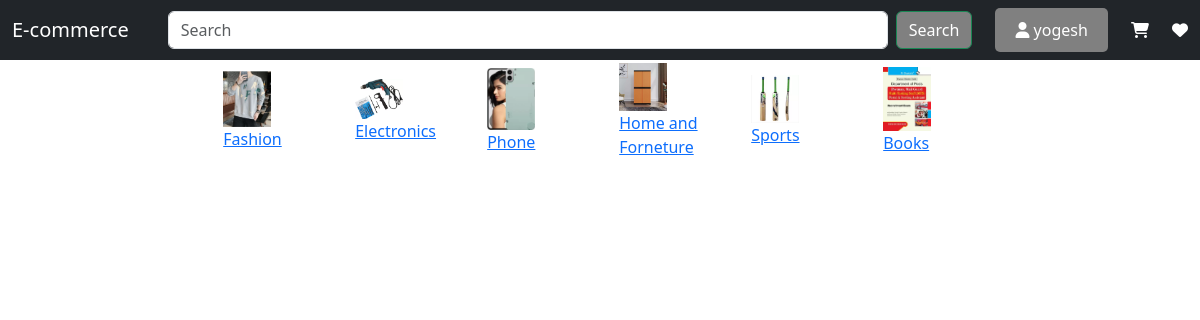
/ (signed in), run on the app's committed database.
### core/models.py (models this page shows)
class Categories(models.Model):
    category_id = models.AutoField(primary_key=True)
    name = models.CharField(max_length=200)
    category_image=models.ImageField(upload_to='category_image/',null=True,blank=True)
    parent_category=models.ForeignKey("self",null=True,blank=True,on_delete=models.CASCADE)
    def __str__(self):
        return self.name

### core/views.py (the view)
# urls.py: path("",views.Home_view.as_view(),name='home'),
class Home_view(View):
    def get(self,request):
        qs=ProductVariants.objects.all()
        categories=Categories.objects.filter(parent_category=None)
        context={
            'products':qs,
            'categories':categories
        }
        return render(request,'core/home.html',context)

### core/models.py (called while the page is built)
    def __str__(self):
        return self.name

### templates/core/home.html (shortened to what this page needs)
{% extends 'base.html' %}
{% block body %}
<div class="container">
    {% for category in categories %}
        <a href="{% url 'category' category %}">
            <div class="citems">
                <img src="{{category.category_image.url}}" alt="image1" style="width: 4vw;height: auto;">
                <p>{{category.name}}</p>
            </div>
        </a>
    {% endfor %}
</div>
{% endblock %}

### templates/partial/header.html (shortened to what this page needs)
{% load static %}
<link rel="stylesheet" href="{% static 'css/header.css' %}">
<nav id='nav' class="navbar navbar-expand-lg bg-dark" >
    <div id='container' class="container-fluid" style="color: white;">
      <div class="item"><a class="navbar-brand" href="#" style="color:white">E-commerce</a></div>
      <div class="item"><form class="d-flex" role="search">
        <input class="form-control me-2" type="search" placeholder="Search" aria-label="Search" style="width:60vw">
        <button class="btn btn-outline-success" type="submit" style="background-color:gray;color:white">Search</button>
      </form></div>
       {% if user.is_authenticated %}
      <div class="dropdown item">
          <button class="dropbtn"><a class="nav-link active" ><i class="fa-solid fa-user"></i> {{user.username}}</a></button>
      </div>
      {% endif %}
      <div class="item"><a class="nav-link acitve" href="#"><i class="fa-solid fa-cart-shopping"></i></a></div>
      <div class="item"><a class="nav-link acitve" href="#"><i class="fa-solid fa-heart"></i></a></div>
    </div>
  </nav>

### static/css/header.css (style rules this page uses)
#nav { position:sticky; top:0; }

### templates/base.html (style rules this page uses)
* { margin: 0; padding: 0; }

### templates/partial/header.html (style rules this page uses)
#nav { position:sticky; top:0; }
.dropdown { position: relative; display: inline-block; }
.dropbtn { background-color:gray; color: white; padding: 10px 20px; font-size: 16px; border: none; cursor: pointer; border-radius: 5px; }

### templates/core/home.html (style rules this page uses)
.container { display:grid; grid-template-columns:repeat(4,1fr); grid-template-rows: auto; gap:1rem; }
.container { display:flex; flex-wrap: nowrap; gap:2rem; align-items: center ; justify-content: center; }
.citems { padding:0.2rem; width: 100px; }

### data on the page
Categories: category_image (picture), name "Fashion"
Categories: category_image (picture), name "Electronics"
Categories: category_image (picture), name "Phone"
Categories: category_image (picture), name "Home and Forneture"
Categories: category_image (picture), name "Sports"
Categories: category_image (picture), name "Books"

### other printed values
{{ user.username }} "yogesh"
